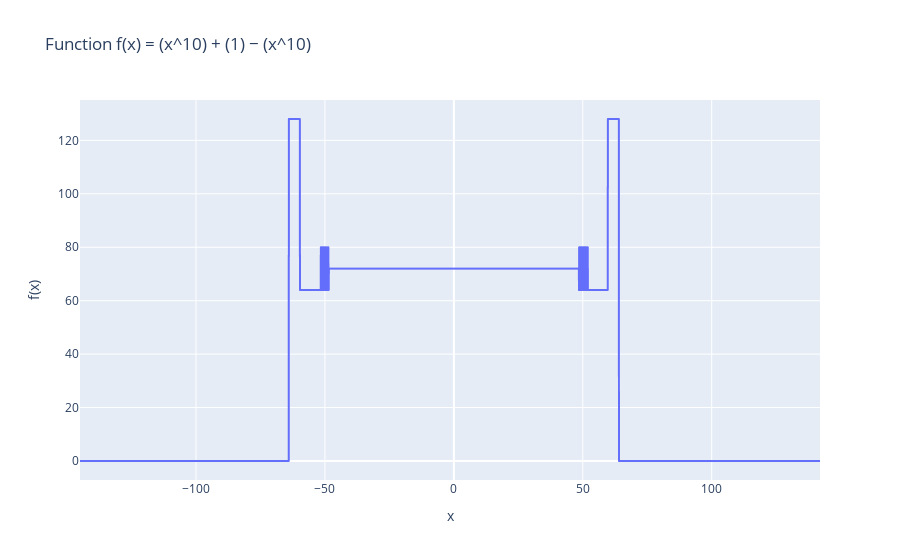

The notebook cell saved with this chart:
### Code cell
fig = px.line(x=x, y=y, labels={'x': 'x', 'y': 'f(x)'}, title='Function f(x) = (x^10) + (1) − (x^10)')
fig.update_layout(hovermode="x unified")
fig.show()

### Figure 1 — Plotly figure (JSON) as saved in the notebook; plotly's stock layout.template omitted (floating-point values rounded to 4 significant figures; data arrays with more than 128 entries replaced by an {"elided": "..."} marker saying what was removed)
{"data": [{"hovertemplate": "x=%{x}<br>f(x)=%{y}<extra></extra>", "legendgroup": "", "line": {"color": "#636efa", "dash": "solid"}, "marker": {"symbol": "circle"}, "mode": "lines", "name": "", "showlegend": false, "type": "scattergl", "x": {"elided": "5000 float values"}, "xaxis": "x", "y": {"elided": "5000 float values"}, "yaxis": "y"}], "layout": {"hovermode": "x unified", "legend": {"tracegroupgap": 0}, "title": {"text": "Function f(x) = (x^10) + (1) − (x^10)"}, "xaxis": {"anchor": "y", "domain": [0, 1], "title": {"text": "x"}}, "yaxis": {"anchor": "x", "domain": [0, 1], "title": {"text": "f(x)"}}}}
